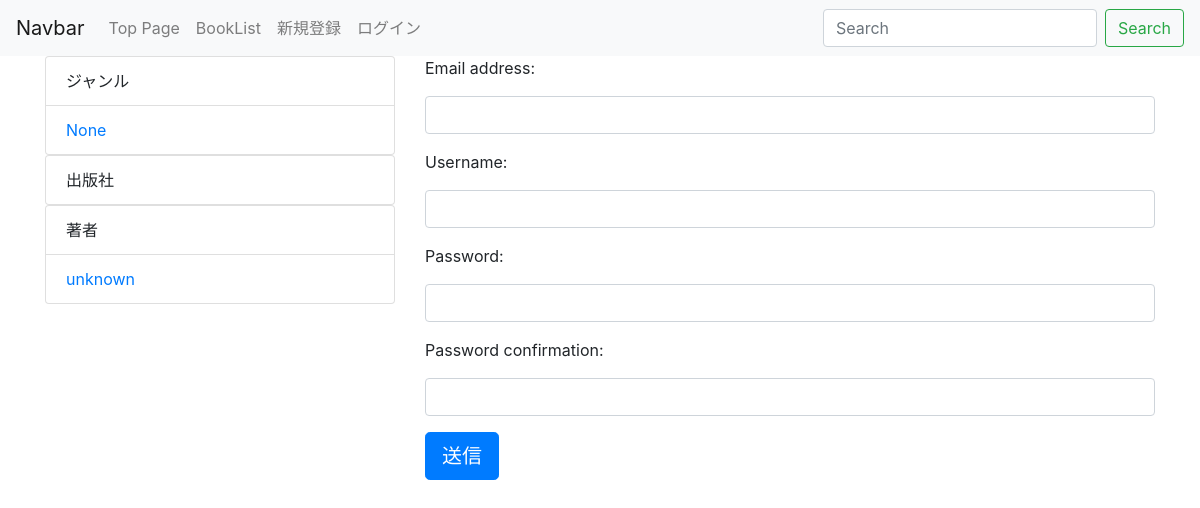
Page /accounts/user_create/ on the earlier database version.
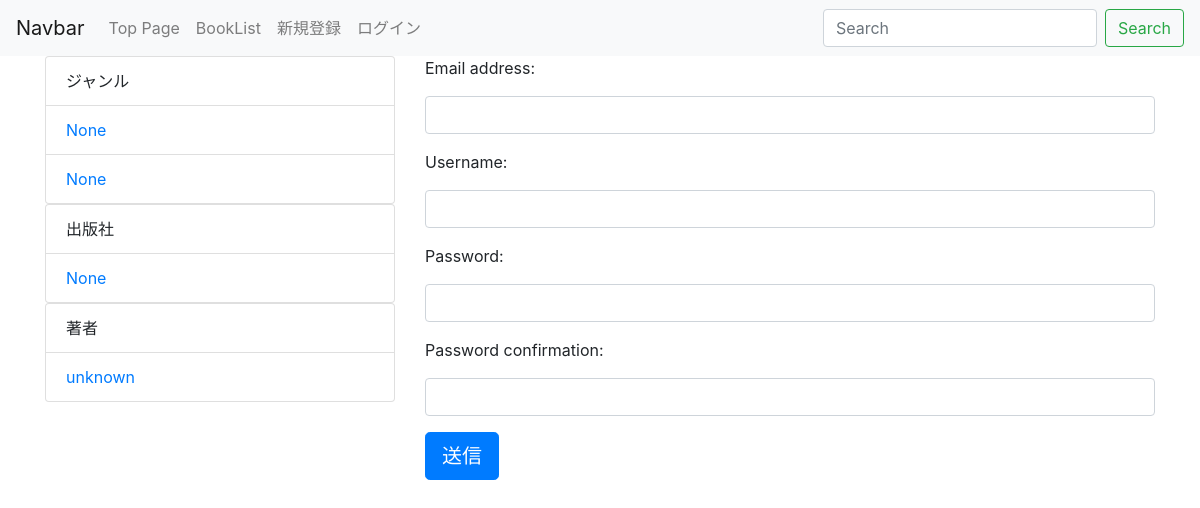
Same page on the later database version.
### book_summary/models.py (models this page shows)
class BigCategory(models.Model):
    name = models.CharField('カテゴリ名',max_length=100)
    def __str__(self):
        return self.name

class Author(models.Model):
    name = models.CharField('著者名',max_length=50)
    def __str__(self):
        return self.name

class Category(models.Model):
    name = models.CharField('ジャンル名',max_length=100)
    bigcategory = models.ForeignKey(BigCategory,on_delete=models.SET_DEFAULT,default=set_default_bigcategory,verbose_name='カテゴリ名')
    def __str__(self):
        return self.name

class Publisher(models.Model):
    name = models.CharField('出版社名',max_length=50)
    author = models.ForeignKey(Author,on_delete=models.SET_DEFAULT,default=set_default_author)
    def __str__(self):
        return self.name

### accounts/views.py (the view, shortened to what this page needs)
# urls.py: path('user_create/', views.UserCreate.as_view(), name='user_create'),
class UserCreate(generic.CreateView):
    template_name = 'accounts/user_create.html'
    form_class = UserCreateForm

### accounts/forms.py (shortened to what this page needs)
class UserCreateForm(UserCreationForm):
    class Meta:
        model = User
        fields = ('email','name')
    def __init__(self, *args, **kwargs):
        super().__init__(*args, **kwargs)
        for field in self.fields.values():
            field.widget.attrs['class'] = 'form-control'

### book_summary/context_processors.py (called while the page is built)
def common(request):
    context = {
        'bigcategory_list':BigCategory.objects.all(),
        'category_list':Category.objects.all(),
        'publisher_list':Publisher.objects.all(),
        'author_list':Author.objects.all(),
    }
    return context

### accounts/templates/accounts/user_create.html (shortened to what this page needs)
{% extends 'base.html' %}
{% block content %}
<form action="" method="POST">
    {% for field in form %}
    <div class="form-group">
        <label for="{{ field.id_for_label }}">{{ field.label_tag }}</label>
        {{ field }}
    </div>
    {% endfor %}
    <button type="submit" class="btn btn-primary btn-lg">送信</button>
</form>
{% endblock %}

### book_summary/templates/base.html (shortened to what this page needs)
<!doctype html>
<html lang="ja">
  <head>
    <link rel="stylesheet" href="https://maxcdn.bootstrapcdn.com/bootstrap/4.3.1/css/bootstrap.min.css">
  </head>
  <body>
        <nav class="navbar navbar-expand-lg navbar-light bg-light">
                <a class="navbar-brand" href="#">Navbar</a>
                <div class="collapse navbar-collapse" id="navbarSupportedContent">
                  <ul class="navbar-nav mr-auto">
                    <li class="nav-item">
                      <a class="nav-link" href="{% url 'book_summary:index' %}">Top Page <span class="sr-only">(current)</span></a>
                    </li>
                    <li class="nav-item">
                      <a class="nav-link" href="{% url 'book_summary:book_list' %}">BookList</a>
                    </li>
                    {% if user.is_authenticated %}
                    <li class="nav-item">
                      <a class="nav-link" href="{% url 'book_summary:book_add' %}">本の投稿フォーム</a>
                    </li>
                    <li class="nav-item">
                      <a class="nav-link" href="{% url 'accounts:user_detail' user.pk %}">マイページ</a>
                    </li>
                    <li class="nav-item">
                      <a class="nav-link" href="{% url 'accounts:logout' %}">ログアウト</a>
                    </li>
                    {% else %}
                    <li class="nav-item">
                      <a class="nav-link" href="{% url 'accounts:user_create' %}">新規登録</a>
                    </li>
                    <li class="nav-item">
                      <a class="nav-link" href="{% url 'accounts:login' %}">ログイン</a>
                    </li>
                    {% endif %}
                  </ul>
                  <form class="form-inline my-2 my-lg-0" method="GET" action="{% url 'book_summary:book_list' %}">
                    <input class="form-control mr-sm-2" type="text" placeholder="Search" aria-label="Search" name="keyword">
                    <button class="btn btn-outline-success my-2 my-sm-0" type="submit">Search</button>
                  </form>
                </div>
              </nav>
      <div class="container">
        <div class="row">
          <div class="col-md-4">
            <ul class="list-group">
              <li class="list-group-item">ジャンル</li>
              {% for bigcategory in bigcategory_list %}
                <li class="list-group-item"><a href="{% url 'book_summary:bigcategory' bigcategory.pk %}">{{bigcategory}}</a></li>
              {% for category in bigcategory.category_set.all %}
              <li class="list-group-item"><a href="{% url 'book_summary:category' category.pk %}">{{category}}</a></li>
              {% endfor %}
              {% endfor %}
            </ul>
            <ul class="list-group">
              <li class="list-group-item">出版社</li>
              {% for publisher in publisher_list %}
              <li class="list-group-item"><a href="{% url 'book_summary:publisher' publisher.pk %}">{{publisher}}</a></li>
              {% endfor %}
            </ul>
            <ul class="list-group">
              <li class="list-group-item">著者</li>
              {% for author in author_list %}
              <li class="list-group-item"><a href="{% url 'book_summary:author' author.pk %}">{{author}}</a></li>
              {% endfor %}
            </ul>
          </div>
          <div class="col-md-8">
            {% block content %}
            {% endblock %}
          </div>
        </div>
      </div>
  </body>
</html>

Differences in the rows shown:
added Category: name "None"
added Publisher: name "None"
